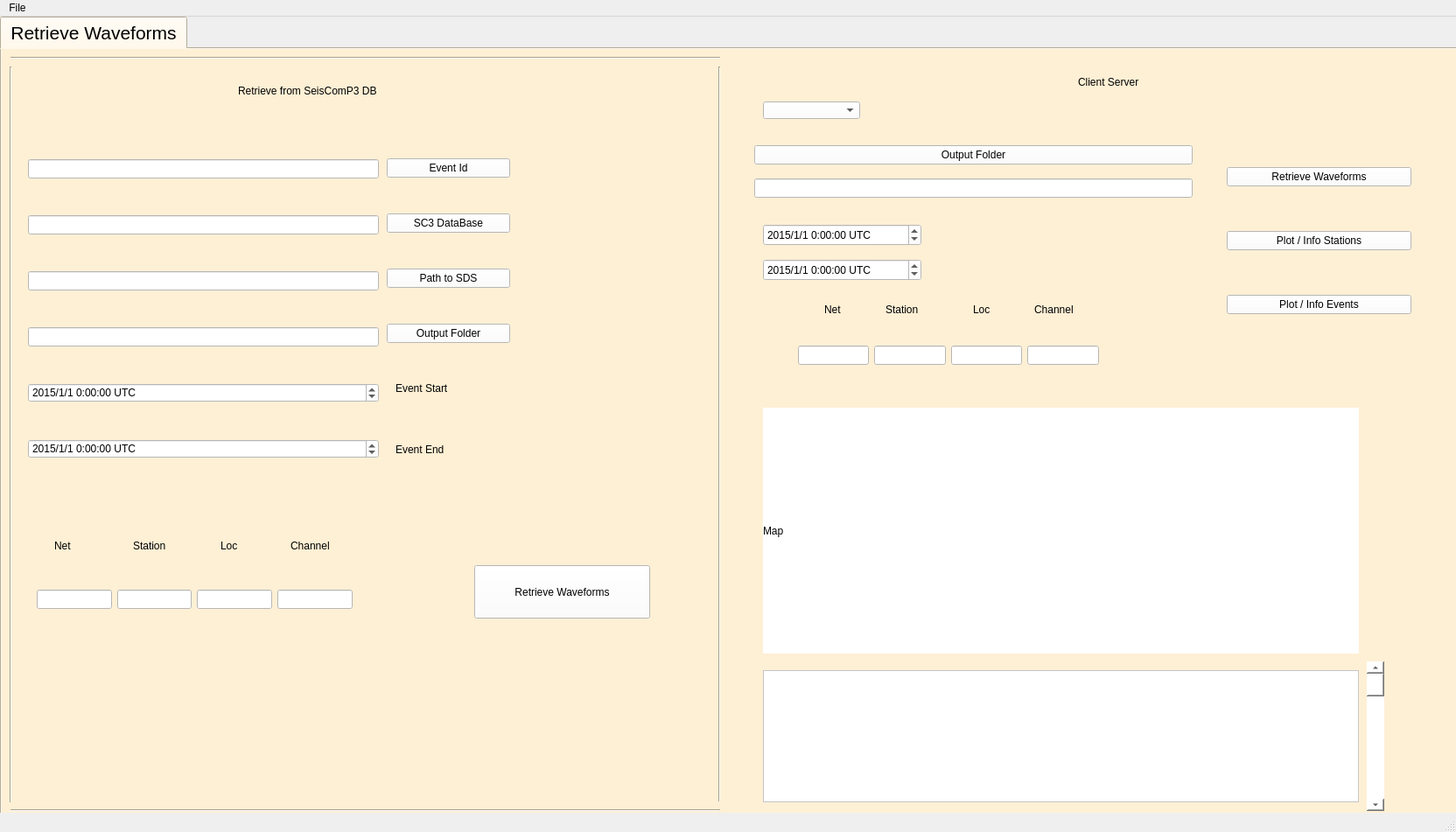
<?xml version="1.0" encoding="UTF-8"?>
<ui version="4.0">
 <class>MainWindow</class>
 <widget class="QMainWindow" name="MainWindow">
  <property name="geometry">
   <rect>
    <x>0</x>
    <y>0</y>
    <width>1664</width>
    <height>951</height>
   </rect>
  </property>
  <property name="windowTitle">
   <string>MainWindow</string>
  </property>
  <widget class="QWidget" name="centralwidget">
   <property name="autoFillBackground">
    <bool>true</bool>
   </property>
   <widget class="QTabWidget" name="ArrayAnalysis">
    <property name="geometry">
     <rect>
      <x>0</x>
      <y>0</y>
      <width>1681</width>
      <height>1011</height>
     </rect>
    </property>
    <property name="palette">
     <palette>
      <active>
       <colorrole role="Button">
        <brush brushstyle="SolidPattern">
         <color alpha="255">
          <red>254</red>
          <green>240</green>
          <blue>213</blue>
         </color>
        </brush>
       </colorrole>
       <colorrole role="Base">
        <brush brushstyle="SolidPattern">
         <color alpha="255">
          <red>254</red>
          <green>240</green>
          <blue>213</blue>
         </color>
        </brush>
       </colorrole>
       <colorrole role="Window">
        <brush brushstyle="SolidPattern">
         <color alpha="255">
          <red>254</red>
          <green>240</green>
          <blue>213</blue>
         </color>
        </brush>
       </colorrole>
      </active>
      <inactive>
       <colorrole role="Button">
        <brush brushstyle="SolidPattern">
         <color alpha="255">
          <red>254</red>
          <green>240</green>
          <blue>213</blue>
         </color>
        </brush>
       </colorrole>
       <colorrole role="Base">
        <brush brushstyle="SolidPattern">
         <color alpha="255">
          <red>254</red>
          <green>240</green>
          <blue>213</blue>
         </color>
        </brush>
       </colorrole>
       <colorrole role="Window">
        <brush brushstyle="SolidPattern">
         <color alpha="255">
          <red>254</red>
          <green>240</green>
          <blue>213</blue>
         </color>
        </brush>
       </colorrole>
      </inactive>
      <disabled>
       <colorrole role="Button">
        <brush brushstyle="SolidPattern">
         <color alpha="255">
          <red>254</red>
          <green>240</green>
          <blue>213</blue>
         </color>
        </brush>
       </colorrole>
       <colorrole role="Base">
        <brush brushstyle="SolidPattern">
         <color alpha="255">
          <red>254</red>
          <green>240</green>
          <blue>213</blue>
         </color>
        </brush>
       </colorrole>
       <colorrole role="Window">
        <brush brushstyle="SolidPattern">
         <color alpha="255">
          <red>254</red>
          <green>240</green>
          <blue>213</blue>
         </color>
        </brush>
       </colorrole>
      </disabled>
     </palette>
    </property>
    <property name="font">
     <font>
      <family>Arial</family>
      <pointsize>16</pointsize>
      <weight>50</weight>
      <italic>false</italic>
      <bold>false</bold>
     </font>
    </property>
    <property name="mouseTracking">
     <bool>true</bool>
    </property>
    <property name="toolTip">
     <string>&lt;html&gt;&lt;head/&gt;&lt;body&gt;&lt;p&gt;Seismogram&lt;/p&gt;&lt;/body&gt;&lt;/html&gt;</string>
    </property>
    <property name="whatsThis">
     <string>&lt;html&gt;&lt;head/&gt;&lt;body&gt;&lt;p&gt;FK analysis&lt;/p&gt;&lt;/body&gt;&lt;/html&gt;</string>
    </property>
    <property name="styleSheet">
     <string notr="true">background-color: rgb(231, 247, 248);
background-color: rgb(254, 240, 213);
font: 16pt &quot;Arial&quot;;
</string>
    </property>
    <property name="currentIndex">
     <number>0</number>
    </property>
    <property name="usesScrollButtons">
     <bool>false</bool>
    </property>
    <widget class="QWidget" name="tab">
     <attribute name="title">
      <string>Retrieve Waveforms</string>
     </attribute>
     <widget class="QWidget" name="verticalLayoutWidget">
      <property name="geometry">
       <rect>
        <x>30</x>
        <y>90</y>
        <width>401</width>
        <height>414</height>
       </rect>
      </property>
      <layout class="QVBoxLayout" name="verticalLayout">
       <item>
        <widget class="QLineEdit" name="EventId">
         <property name="styleSheet">
          <string notr="true">background-color: rgb(255, 255, 255);</string>
         </property>
        </widget>
       </item>
       <item>
        <widget class="QLineEdit" name="SC3DataBase">
         <property name="styleSheet">
          <string notr="true">background-color: rgb(255, 255, 255);</string>
         </property>
        </widget>
       </item>
       <item>
        <widget class="QLineEdit" name="SDS">
         <property name="styleSheet">
          <string notr="true">background-color: rgb(255, 255, 255);</string>
         </property>
        </widget>
       </item>
       <item>
        <widget class="QLineEdit" name="output">
         <property name="styleSheet">
          <string notr="true">background-color: rgb(255, 255, 255);</string>
         </property>
        </widget>
       </item>
       <item>
        <widget class="QDateTimeEdit" name="dateTimeEvent1">
         <property name="styleSheet">
          <string notr="true">background-color: rgb(255, 255, 255);</string>
         </property>
         <property name="dateTime">
          <datetime>
           <hour>0</hour>
           <minute>0</minute>
           <second>0</second>
           <year>2015</year>
           <month>1</month>
           <day>1</day>
          </datetime>
         </property>
         <property name="displayFormat">
          <string>yyyy/M/d h:mm:ss UTC</string>
         </property>
        </widget>
       </item>
       <item>
        <widget class="QDateTimeEdit" name="dateTimeEvent2">
         <property name="styleSheet">
          <string notr="true">background-color: rgb(255, 255, 255);</string>
         </property>
         <property name="dateTime">
          <datetime>
           <hour>0</hour>
           <minute>0</minute>
           <second>0</second>
           <year>2015</year>
           <month>1</month>
           <day>1</day>
          </datetime>
         </property>
         <property name="displayFormat">
          <string>yyyy/M/d h:mm:ss UTC</string>
         </property>
        </widget>
       </item>
      </layout>
     </widget>
     <widget class="QWidget" name="verticalLayoutWidget_2">
      <property name="geometry">
       <rect>
        <x>440</x>
        <y>90</y>
        <width>141</width>
        <height>281</height>
       </rect>
      </property>
      <layout class="QVBoxLayout" name="verticalLayout_2">
       <item>
        <widget class="QPushButton" name="EID">
         <property name="cursor">
          <cursorShape>PointingHandCursor</cursorShape>
         </property>
         <property name="styleSheet">
          <string notr="true">background-color: rgb(255, 255, 255);</string>
         </property>
         <property name="text">
          <string>Event Id</string>
         </property>
        </widget>
       </item>
       <item>
        <widget class="QPushButton" name="PathDB">
         <property name="cursor">
          <cursorShape>PointingHandCursor</cursorShape>
         </property>
         <property name="styleSheet">
          <string notr="true">background-color: rgb(255, 255, 255);</string>
         </property>
         <property name="text">
          <string>SC3 DataBase</string>
         </property>
        </widget>
       </item>
       <item>
        <widget class="QPushButton" name="PathtoSDS">
         <property name="cursor">
          <cursorShape>PointingHandCursor</cursorShape>
         </property>
         <property name="styleSheet">
          <string notr="true">background-color: rgb(255, 255, 255);</string>
         </property>
         <property name="text">
          <string>Path to SDS</string>
         </property>
        </widget>
       </item>
       <item>
        <widget class="QPushButton" name="OF">
         <property name="cursor">
          <cursorShape>PointingHandCursor</cursorShape>
         </property>
         <property name="styleSheet">
          <string notr="true">background-color: rgb(255, 255, 255);</string>
         </property>
         <property name="text">
          <string>Output Folder</string>
         </property>
        </widget>
       </item>
      </layout>
     </widget>
     <widget class="QPushButton" name="retrieveSeisComp3">
      <property name="geometry">
       <rect>
        <x>540</x>
        <y>590</y>
        <width>201</width>
        <height>61</height>
       </rect>
      </property>
      <property name="styleSheet">
       <string notr="true">background-color: rgb(255, 255, 255);</string>
      </property>
      <property name="text">
       <string>Retrieve Waveforms</string>
      </property>
     </widget>
     <widget class="QWidget" name="horizontalLayoutWidget">
      <property name="geometry">
       <rect>
        <x>40</x>
        <y>589</y>
        <width>361</width>
        <height>80</height>
       </rect>
      </property>
      <layout class="QHBoxLayout" name="horizontalLayout">
       <item>
        <widget class="QLineEdit" name="lineEdit_4">
         <property name="styleSheet">
          <string notr="true">background-color: rgb(255, 255, 255);</string>
         </property>
        </widget>
       </item>
       <item>
        <widget class="QLineEdit" name="lineEdit_3">
         <property name="styleSheet">
          <string notr="true">background-color: rgb(255, 255, 255);</string>
         </property>
        </widget>
       </item>
       <item>
        <widget class="QLineEdit" name="lineEdit_2">
         <property name="styleSheet">
          <string notr="true">background-color: rgb(255, 255, 255);</string>
         </property>
        </widget>
       </item>
       <item>
        <widget class="QLineEdit" name="lineEdit">
         <property name="styleSheet">
          <string notr="true">background-color: rgb(255, 255, 255);</string>
         </property>
        </widget>
       </item>
      </layout>
     </widget>
     <widget class="QLabel" name="label">
      <property name="geometry">
       <rect>
        <x>60</x>
        <y>560</y>
        <width>31</width>
        <height>16</height>
       </rect>
      </property>
      <property name="text">
       <string>Net</string>
      </property>
     </widget>
     <widget class="QLabel" name="label_2">
      <property name="geometry">
       <rect>
        <x>1010</x>
        <y>290</y>
        <width>51</width>
        <height>16</height>
       </rect>
      </property>
      <property name="text">
       <string>Station</string>
      </property>
     </widget>
     <widget class="QLabel" name="label_3">
      <property name="geometry">
       <rect>
        <x>250</x>
        <y>560</y>
        <width>31</width>
        <height>16</height>
       </rect>
      </property>
      <property name="text">
       <string>Loc</string>
      </property>
     </widget>
     <widget class="QLabel" name="label_4">
      <property name="geometry">
       <rect>
        <x>330</x>
        <y>560</y>
        <width>60</width>
        <height>16</height>
       </rect>
      </property>
      <property name="text">
       <string>Channel</string>
      </property>
     </widget>
     <widget class="Line" name="line">
      <property name="geometry">
       <rect>
        <x>810</x>
        <y>20</y>
        <width>20</width>
        <height>841</height>
       </rect>
      </property>
      <property name="orientation">
       <enum>Qt::Vertical</enum>
      </property>
     </widget>
     <widget class="Line" name="line_2">
      <property name="geometry">
       <rect>
        <x>10</x>
        <y>0</y>
        <width>811</width>
        <height>20</height>
       </rect>
      </property>
      <property name="orientation">
       <enum>Qt::Horizontal</enum>
      </property>
     </widget>
     <widget class="Line" name="line_3">
      <property name="geometry">
       <rect>
        <x>10</x>
        <y>860</y>
        <width>811</width>
        <height>20</height>
       </rect>
      </property>
      <property name="orientation">
       <enum>Qt::Horizontal</enum>
      </property>
     </widget>
     <widget class="Line" name="line_4">
      <property name="geometry">
       <rect>
        <x>0</x>
        <y>20</y>
        <width>20</width>
        <height>841</height>
       </rect>
      </property>
      <property name="orientation">
       <enum>Qt::Vertical</enum>
      </property>
     </widget>
     <widget class="QLabel" name="label_5">
      <property name="geometry">
       <rect>
        <x>270</x>
        <y>40</y>
        <width>221</width>
        <height>16</height>
       </rect>
      </property>
      <property name="text">
       <string>Retrieve from SeisComP3 DB</string>
      </property>
     </widget>
     <widget class="QWidget" name="verticalLayoutWidget_4">
      <property name="geometry">
       <rect>
        <x>860</x>
        <y>100</y>
        <width>501</width>
        <height>80</height>
       </rect>
      </property>
      <layout class="QVBoxLayout" name="verticalLayout_4">
       <item>
        <widget class="QPushButton" name="OF2">
         <property name="cursor">
          <cursorShape>PointingHandCursor</cursorShape>
         </property>
         <property name="styleSheet">
          <string notr="true">background-color: rgb(255, 255, 255);</string>
         </property>
         <property name="text">
          <string>Output Folder</string>
         </property>
        </widget>
       </item>
       <item>
        <widget class="QLineEdit" name="output2">
         <property name="styleSheet">
          <string notr="true">background-color: rgb(255, 255, 255);</string>
         </property>
        </widget>
       </item>
      </layout>
     </widget>
     <widget class="QTextEdit" name="infoX">
      <property name="geometry">
       <rect>
        <x>870</x>
        <y>710</y>
        <width>681</width>
        <height>151</height>
       </rect>
      </property>
      <property name="styleSheet">
       <string notr="true">background-color: rgb(255, 255, 255);</string>
      </property>
     </widget>
     <widget class="QWidget" name="horizontalLayoutWidget_2">
      <property name="geometry">
       <rect>
        <x>910</x>
        <y>310</y>
        <width>344</width>
        <height>80</height>
       </rect>
      </property>
      <layout class="QHBoxLayout" name="horizontalLayout_2">
       <item>
        <widget class="QLineEdit" name="Net2">
         <property name="styleSheet">
          <string notr="true">background-color: rgb(255, 255, 255);</string>
         </property>
        </widget>
       </item>
       <item>
        <widget class="QLineEdit" name="Sta2">
         <property name="styleSheet">
          <string notr="true">background-color: rgb(255, 255, 255);</string>
         </property>
        </widget>
       </item>
       <item>
        <widget class="QLineEdit" name="Loc2">
         <property name="styleSheet">
          <string notr="true">background-color: rgb(255, 255, 255);</string>
         </property>
        </widget>
       </item>
       <item>
        <widget class="QLineEdit" name="Channel2">
         <property name="styleSheet">
          <string notr="true">background-color: rgb(255, 255, 255);</string>
         </property>
        </widget>
       </item>
      </layout>
     </widget>
     <widget class="QLabel" name="label_6">
      <property name="geometry">
       <rect>
        <x>940</x>
        <y>290</y>
        <width>31</width>
        <height>16</height>
       </rect>
      </property>
      <property name="text">
       <string>Net</string>
      </property>
     </widget>
     <widget class="QLabel" name="label_7">
      <property name="geometry">
       <rect>
        <x>150</x>
        <y>560</y>
        <width>51</width>
        <height>16</height>
       </rect>
      </property>
      <property name="text">
       <string>Station</string>
      </property>
     </widget>
     <widget class="QLabel" name="label_8">
      <property name="geometry">
       <rect>
        <x>1110</x>
        <y>290</y>
        <width>31</width>
        <height>16</height>
       </rect>
      </property>
      <property name="text">
       <string>Loc</string>
      </property>
     </widget>
     <widget class="QLabel" name="label_9">
      <property name="geometry">
       <rect>
        <x>1180</x>
        <y>290</y>
        <width>60</width>
        <height>16</height>
       </rect>
      </property>
      <property name="text">
       <string>Channel</string>
      </property>
     </widget>
     <widget class="QDateTimeEdit" name="dateTimeEventclient1">
      <property name="geometry">
       <rect>
        <x>870</x>
        <y>200</y>
        <width>181</width>
        <height>25</height>
       </rect>
      </property>
      <property name="styleSheet">
       <string notr="true">background-color: rgb(255, 255, 255);</string>
      </property>
      <property name="dateTime">
       <datetime>
        <hour>0</hour>
        <minute>0</minute>
        <second>0</second>
        <year>2015</year>
        <month>1</month>
        <day>1</day>
       </datetime>
      </property>
      <property name="displayFormat">
       <string>yyyy/M/d h:mm:ss UTC</string>
      </property>
     </widget>
     <widget class="QDateTimeEdit" name="dateTimeEventclient2">
      <property name="geometry">
       <rect>
        <x>870</x>
        <y>240</y>
        <width>181</width>
        <height>25</height>
       </rect>
      </property>
      <property name="styleSheet">
       <string notr="true">background-color: rgb(255, 255, 255);</string>
      </property>
      <property name="dateTime">
       <datetime>
        <hour>0</hour>
        <minute>0</minute>
        <second>0</second>
        <year>2015</year>
        <month>1</month>
        <day>1</day>
       </datetime>
      </property>
      <property name="displayFormat">
       <string>yyyy/M/d h:mm:ss UTC</string>
      </property>
     </widget>
     <widget class="QLabel" name="label_10">
      <property name="geometry">
       <rect>
        <x>450</x>
        <y>380</y>
        <width>81</width>
        <height>16</height>
       </rect>
      </property>
      <property name="text">
       <string>Event Start</string>
      </property>
     </widget>
     <widget class="QLabel" name="label_11">
      <property name="geometry">
       <rect>
        <x>450</x>
        <y>450</y>
        <width>81</width>
        <height>16</height>
       </rect>
      </property>
      <property name="text">
       <string>Event End</string>
      </property>
     </widget>
     <widget class="QLabel" name="map">
      <property name="geometry">
       <rect>
        <x>870</x>
        <y>410</y>
        <width>681</width>
        <height>281</height>
       </rect>
      </property>
      <property name="styleSheet">
       <string notr="true">background-color: rgb(255, 255, 255);</string>
      </property>
      <property name="text">
       <string>Map</string>
      </property>
     </widget>
     <widget class="QScrollBar" name="verticalScrollBar">
      <property name="geometry">
       <rect>
        <x>1560</x>
        <y>700</y>
        <width>20</width>
        <height>171</height>
       </rect>
      </property>
      <property name="styleSheet">
       <string notr="true">background-color: rgb(255, 255, 255);</string>
      </property>
      <property name="orientation">
       <enum>Qt::Vertical</enum>
      </property>
     </widget>
     <widget class="QWidget" name="verticalLayoutWidget_5">
      <property name="geometry">
       <rect>
        <x>1400</x>
        <y>90</y>
        <width>211</width>
        <height>261</height>
       </rect>
      </property>
      <layout class="QVBoxLayout" name="verticalLayout_5">
       <item>
        <widget class="QPushButton" name="restrievewaveforms">
         <property name="styleSheet">
          <string notr="true">background-color: rgb(255, 255, 255);</string>
         </property>
         <property name="text">
          <string>Retrieve Waveforms</string>
         </property>
        </widget>
       </item>
       <item>
        <widget class="QPushButton" name="infostations">
         <property name="styleSheet">
          <string notr="true">background-color: rgb(255, 255, 255);</string>
         </property>
         <property name="text">
          <string>Plot / Info Stations</string>
         </property>
        </widget>
       </item>
       <item>
        <widget class="QPushButton" name="infoevents">
         <property name="styleSheet">
          <string notr="true">background-color: rgb(255, 255, 255);</string>
         </property>
         <property name="text">
          <string>Plot / Info Events</string>
         </property>
        </widget>
       </item>
      </layout>
     </widget>
     <widget class="QLabel" name="label_13">
      <property name="geometry">
       <rect>
        <x>1230</x>
        <y>30</y>
        <width>101</width>
        <height>16</height>
       </rect>
      </property>
      <property name="text">
       <string>Client Server</string>
      </property>
     </widget>
     <widget class="QComboBox" name="client">
      <property name="geometry">
       <rect>
        <x>870</x>
        <y>60</y>
        <width>111</width>
        <height>20</height>
       </rect>
      </property>
      <property name="styleSheet">
       <string notr="true">background-color: rgb(255, 255, 255);</string>
      </property>
     </widget>
    </widget>
   </widget>
  </widget>
  <widget class="QMenuBar" name="menubar">
   <property name="geometry">
    <rect>
     <x>0</x>
     <y>0</y>
     <width>1664</width>
     <height>22</height>
    </rect>
   </property>
   <widget class="QMenu" name="menuFile">
    <property name="title">
     <string>File</string>
    </property>
    <addaction name="actionOpen_Project"/>
    <addaction name="actionCreatenewProject"/>
    <addaction name="actionExit"/>
   </widget>
   <addaction name="menuFile"/>
  </widget>
  <widget class="QStatusBar" name="statusbar"/>
  <action name="actionOpen_Project">
   <property name="icon">
    <iconset>
     <normalon>:/Iconos/Imagenes/Compas.png</normalon>
    </iconset>
   </property>
   <property name="text">
    <string>Open Project</string>
   </property>
  </action>
  <action name="actionCreatenewProject">
   <property name="icon">
    <iconset>
     <normalon>:/Iconos/Imagenes/Lapiz.png</normalon>
    </iconset>
   </property>
   <property name="text">
    <string>Create a new Project</string>
   </property>
  </action>
  <action name="actionExit">
   <property name="icon">
    <iconset>
     <normalon>:/Iconos/Imagenes/Balc¢n.png</normalon>
    </iconset>
   </property>
   <property name="text">
    <string>Exit</string>
   </property>
  </action>
 </widget>
 <resources/>
 <connections/>
</ui>
